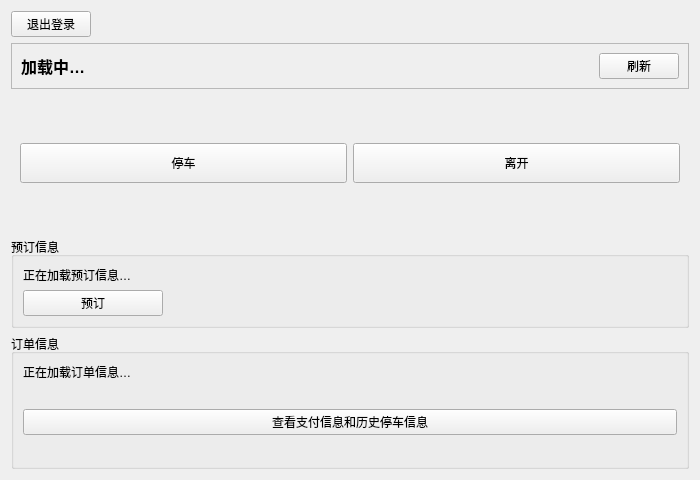
<?xml version="1.0" encoding="UTF-8"?>
<ui version="4.0">
 <class>UserPage</class>
 <widget class="QWidget" name="UserPage">
  <property name="geometry">
   <rect>
    <x>0</x>
    <y>0</y>
    <width>700</width>
    <height>480</height>
   </rect>
  </property>
  <property name="minimumSize">
   <size>
    <width>700</width>
    <height>480</height>
   </size>
  </property>
  <layout class="QVBoxLayout" name="verticalLayout">
   <item alignment="Qt::AlignmentFlag::AlignLeft">
    <widget class="QPushButton" name="btn_logout">
     <property name="text">
      <string>退出登录</string>
     </property>
    </widget>
   </item>
   <item>
    <widget class="QFrame" name="headerFrame">
     <property name="frameShape">
      <enum>QFrame::Shape::StyledPanel</enum>
     </property>
     <layout class="QHBoxLayout" name="headerLayout">
      <item>
       <widget class="QLabel" name="label_status">
        <property name="font">
         <font>
          <pointsize>12</pointsize>
          <bold>true</bold>
         </font>
        </property>
        <property name="text">
         <string>加载中…</string>
        </property>
       </widget>
      </item>
      <item>
       <spacer name="horizontalSpacer">
        <property name="orientation">
         <enum>Qt::Orientation::Horizontal</enum>
        </property>
        <property name="sizeType">
         <enum>QSizePolicy::Policy::Expanding</enum>
        </property>
        <property name="sizeHint" stdset="0">
         <size>
          <width>0</width>
          <height>0</height>
         </size>
        </property>
       </spacer>
      </item>
      <item>
       <widget class="QPushButton" name="btn_refresh">
        <property name="text">
         <string>刷新</string>
        </property>
       </widget>
      </item>
     </layout>
    </widget>
   </item>
   <item>
    <widget class="QFrame" name="actionFrame">
     <layout class="QHBoxLayout" name="actionLayout">
      <item>
       <widget class="QPushButton" name="btn_park">
        <property name="minimumSize">
         <size>
          <width>120</width>
          <height>40</height>
         </size>
        </property>
        <property name="text">
         <string>停车</string>
        </property>
       </widget>
      </item>
      <item>
       <widget class="QPushButton" name="btn_leave">
        <property name="minimumSize">
         <size>
          <width>120</width>
          <height>40</height>
         </size>
        </property>
        <property name="text">
         <string>离开</string>
        </property>
       </widget>
      </item>
      <item>
       <spacer name="actionSpacer">
        <property name="orientation">
         <enum>Qt::Orientation::Vertical</enum>
        </property>
        <property name="sizeHint" stdset="0">
         <size>
          <width>0</width>
          <height>0</height>
         </size>
        </property>
       </spacer>
      </item>
     </layout>
    </widget>
   </item>
   <item>
    <widget class="QGroupBox" name="group_reservation">
     <property name="title">
      <string>预订信息</string>
     </property>
     <layout class="QVBoxLayout" name="reservationLayout">
      <item>
       <widget class="QLabel" name="label_reservation">
        <property name="text">
         <string>正在加载预订信息…</string>
        </property>
       </widget>
      </item>
      <item>
       <widget class="QPushButton" name="btn_reserve">
        <property name="maximumSize">
         <size>
          <width>140</width>
          <height>30</height>
         </size>
        </property>
        <property name="text">
         <string>预订</string>
        </property>
       </widget>
      </item>
     </layout>
    </widget>
   </item>
   <item>
    <widget class="QGroupBox" name="group_order">
     <property name="title">
      <string>订单信息</string>
     </property>
     <layout class="QVBoxLayout" name="orderLayout">
      <item>
       <widget class="QLabel" name="label_order">
        <property name="text">
         <string>正在加载订单信息…</string>
        </property>
       </widget>
      </item>
      <item>
       <layout class="QHBoxLayout" name="orderButtonLayout">
        <item>
         <widget class="QPushButton" name="btn_view_history">
          <property name="text">
           <string>查看支付信息和历史停车信息</string>
          </property>
         </widget>
        </item>
        <item>
         <spacer name="orderButtonSpacer">
          <property name="orientation">
           <enum>Qt::Orientation::Vertical</enum>
          </property>
          <property name="sizeHint" stdset="0">
           <size>
            <width>0</width>
            <height>0</height>
           </size>
          </property>
         </spacer>
        </item>
       </layout>
      </item>
     </layout>
    </widget>
   </item>
  </layout>
 </widget>
 <resources/>
 <connections/>
</ui>
